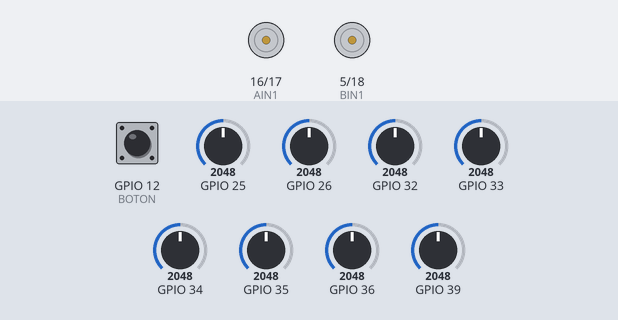
Bench run of a sketch on a simulated ESP32. Shown: motor-driver pin pairs drawn as motors (green arrow = first pin HIGH = forward, orange = second pin HIGH = backward, longer = more drive, scaled by the enable pin). The test bench sets the inputs (shaded band); at power-on: GPIO 26 = 2048, GPIO 36 = 2048, GPIO 12 (BOTON) HIGH, GPIO 25 = 2048, GPIO 32 = 2048, GPIO 33 = 2048, GPIO 34 = 2048, GPIO 35 = 2048, GPIO 39 = 2048.

Above: at 1.2 s.
1.3 s: GPIO 26 set to 2937
2.8 s: GPIO 26 set to 3054
At 3.1 s:
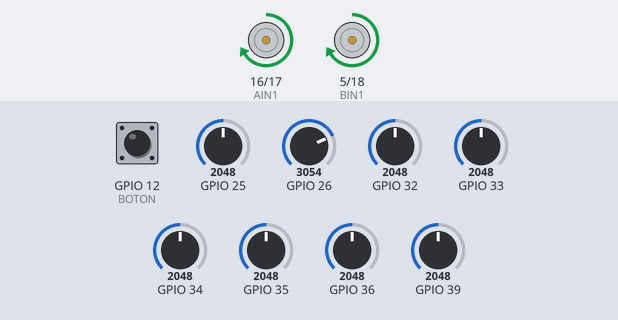
4.3 s: GPIO 36 set to 2954
5.8 s: GPIO 36 set to 3037
At 6.5 s:
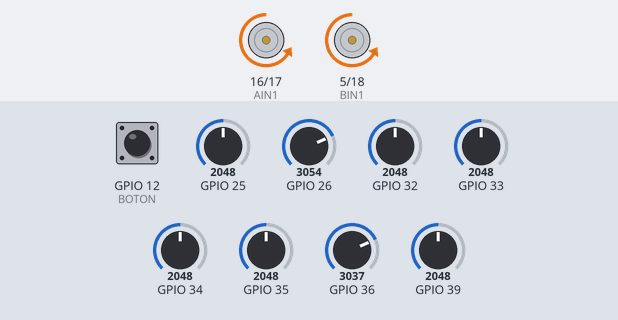
7.3 s: GPIO 36 set to 2960
At 7.8 s:
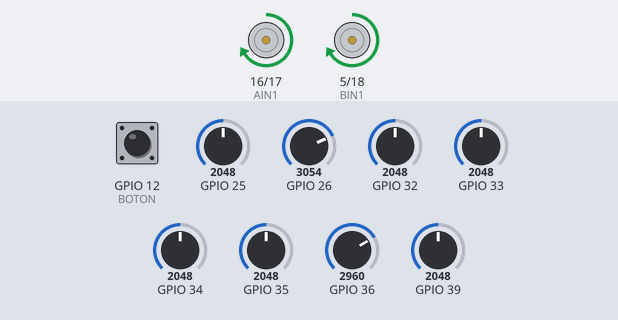
8.8 s: GPIO 36 set to 3040
At 10.2 s:
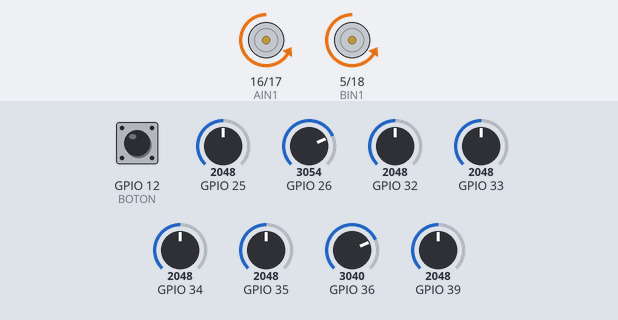
Timing chart, 0 to 11.3 s (numbered marks = the images above; inputs shaded):
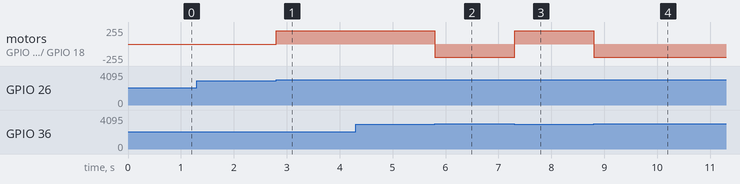

Measured:
- the behaviour switches between 3001 and 3002 on GPIO 26 (found by bisection; images 0 and 1)
- the behaviour switches between 3001 and 3002 on GPIO 36 (found by bisection; images 1 and 2)
- after the input at 1.3 s, every drawn part: stays the same
- after the input at 2.8 s, motor on GPIO 16 (AIN1) / GPIO 17 (AIN2), motor on GPIO 5 (BIN1) / GPIO 18 (BIN2): stopped → forward 199/255 at once
- after the input at 4.3 s, every drawn part: stays the same
- after the input at 5.8 s, motor on GPIO 16 (AIN1) / GPIO 17 (AIN2), motor on GPIO 5 (BIN1) / GPIO 18 (BIN2): forward 199/255 → backward 199/255 at once
- after the input at 7.3 s, motor on GPIO 16 (AIN1) / GPIO 17 (AIN2), motor on GPIO 5 (BIN1) / GPIO 18 (BIN2): backward 199/255 → forward 199/255 at once
- after the input at 8.8 s, motor on GPIO 16 (AIN1) / GPIO 17 (AIN2), motor on GPIO 5 (BIN1) / GPIO 18 (BIN2): forward 199/255 → backward 199/255 at once

The sketch:

casi_funcional_1.ino
```cpp
#include <QTRSensors.h>
#include "Pines.h"

QTRSensors sigueLineas;

const int freq = 5000;
const int resolution = 8;
const uint8_t SensorCount = 8;
uint16_t sensorValues[SensorCount];
int umbral = 3000;

void setup() {
  Serial.begin(9600);
  sigueLineas.setTypeAnalog();

  sigueLineas.setSensorPins((const uint8_t[])
  {
    36, 39, 34, 35, 32, 33, 25, 26
  }, SensorCount);

  sigueLineas.setEmitterPin(27);

  inicializarMotores();
  while (digitalRead(BOTON) == 0) {
  }
}

void loop() {
  sigueLineas.read(sensorValues);
  linea();

}
//IZ = VERDE
```

Motores.ino
```cpp
#include "Pines.h"

void inicializarMotores(){
  pinMode(BIN2  , OUTPUT);
  pinMode(BIN1  , OUTPUT);
  ledcSetup(1, freq, resolution);
  ledcAttachPin(PWMB, 1);
  pinMode(AIN1  , OUTPUT);
  pinMode(AIN2  , OUTPUT);
  ledcSetup(0, freq, resolution);
  ledcAttachPin(PWMA, 0);
}

void Motoriz(int value) {
  if ( value >= 0 ) {
    digitalWrite(BIN1, LOW);
    digitalWrite(BIN2, HIGH);
  } else {
    digitalWrite(BIN1, HIGH);
    digitalWrite(BIN2, LOW);
    value *= -1;
  }
  ledcWrite(0, value);
}
// Función accionamiento motor derecho
void Motorde(int value) {
  if ( value >= 0 ) {
    digitalWrite(AIN1, HIGH);
    digitalWrite(AIN2, LOW);
  } else {
    digitalWrite(AIN1, LOW);
    digitalWrite(AIN2, HIGH);
    value *= -1;
  }
  ledcWrite(1, value);
}

//Accionamiento de motores
void Motor(int left, int righ) {
  Motoriz(left);
  Motorde(righ);
}
```

Pines.h
```cpp
#define AIN1 16
#define AIN2 17
#define PWMA 4

#define BIN1 5
#define BIN2 18
#define PWMB 19

#define BOTON 12
```

linea.ino
```cpp
void linea() {
  if (sensorValues[0] < umbral && sensorValues[0] < umbral && sensorValues[1] < umbral && sensorValues[2] < umbral && sensorValues[3] > umbral && sensorValues[4] > umbral && sensorValues[5] < umbral && sensorValues[6] < umbral && sensorValues[7] < umbral) {
    Motor(80, 80);
    //rec
  }
  else if (sensorValues[0] < umbral && sensorValues[1] < umbral && sensorValues[2] > umbral && sensorValues[3] > umbral && sensorValues[4] < umbral && sensorValues[5] < umbral && sensorValues[6] < umbral && sensorValues[7] < umbral) {
    Motor (20, 50);
    //izd
  }
  else if (sensorValues[0] < umbral && sensorValues[1] < umbral && sensorValues[2] < umbral && sensorValues[3] < umbral && sensorValues[4] > umbral && sensorValues[5] > umbral && sensorValues[6] < umbral && sensorValues[7] < umbral) {
    Motor(50, 20);
    //ded
  }
  else if (sensorValues[0] < umbral && sensorValues[1] > umbral && sensorValues[2] > umbral && sensorValues[3]  < umbral && sensorValues[4] < umbral && sensorValues[5] < umbral && sensorValues[6] < umbral && sensorValues[7] < umbral) {
    Motor (0, 100);
    //izf
  }
  else if (sensorValues[0] < umbral && sensorValues[1] < umbral && sensorValues[2] < umbral && sensorValues[3] < umbral && sensorValues[4] < umbral && sensorValues[5] > umbral && sensorValues[6] > umbral && sensorValues[7] < umbral) {
    Motor(100, 0);
    //def
  }
  else if (sensorValues[0] < umbral && sensorValues[1] > umbral && sensorValues[2] > umbral && sensorValues[3]  > umbral && sensorValues[4] < umbral && sensorValues[5] < umbral && sensorValues[6] < umbral && sensorValues[7] < umbral) {
    Motor (20, 70);
    //izm
  }
  else if (sensorValues[0] < umbral && sensorValues[1] < umbral && sensorValues[2] < umbral && sensorValues[3] < umbral && sensorValues[4] > umbral && sensorValues[5] > umbral && sensorValues[6] > umbral && sensorValues[7] < umbral) {
    Motor(70, 20);
    //dem
  }
  else if (sensorValues[3] > umbral && sensorValues[4] > umbral && sensorValues[5] > umbral && sensorValues[6] > umbral) {
    Motor (80, 80);
  }
  else if (sensorValues[0] > umbral && sensorValues[1] > umbral && sensorValues[2] > umbral && sensorValues[3]  > umbral && sensorValues[4] > umbral && sensorValues[5] < umbral && sensorValues[6] < umbral && sensorValues[7] < umbral) {
    Motor(80, 80);
    delay(90);
    Motor (50, -10);
    delay(550);
    //izF
  }
  else if (sensorValues[0] < umbral && sensorValues[1] < umbral && sensorValues[2] < umbral && sensorValues[3] > umbral && sensorValues[4] > umbral && sensorValues[5] > umbral && sensorValues[6] > umbral && sensorValues[7] > umbral) {
    Motor(80, 80);
    delay(90);
    Motor(-10, 50);
    delay(550);
    //deF
  }
  else if (sensorValues[0] > umbral) {
    Motor(200, -200);
  }
  else if (sensorValues[7] > umbral) {
    Motor(-200, 200);
  }
}
```
